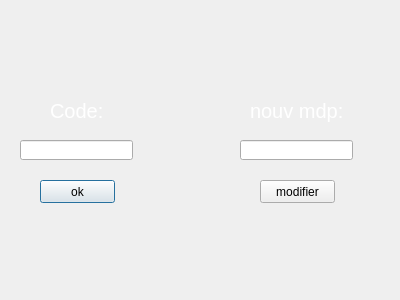
<?xml version="1.0" encoding="UTF-8"?>
<ui version="4.0">
 <class>mdp_oub</class>
 <widget class="QDialog" name="mdp_oub">
  <property name="geometry">
   <rect>
    <x>0</x>
    <y>0</y>
    <width>400</width>
    <height>300</height>
   </rect>
  </property>
  <property name="windowTitle">
   <string>Dialog</string>
  </property>
  <widget class="QLineEdit" name="le_code">
   <property name="geometry">
    <rect>
     <x>20</x>
     <y>140</y>
     <width>113</width>
     <height>20</height>
    </rect>
   </property>
  </widget>
  <widget class="QPushButton" name="pushButton">
   <property name="geometry">
    <rect>
     <x>40</x>
     <y>180</y>
     <width>75</width>
     <height>23</height>
    </rect>
   </property>
   <property name="text">
    <string>ok</string>
   </property>
  </widget>
  <widget class="QLineEdit" name="nouv">
   <property name="geometry">
    <rect>
     <x>240</x>
     <y>140</y>
     <width>113</width>
     <height>20</height>
    </rect>
   </property>
  </widget>
  <widget class="QPushButton" name="pushButton_2">
   <property name="geometry">
    <rect>
     <x>260</x>
     <y>180</y>
     <width>75</width>
     <height>23</height>
    </rect>
   </property>
   <property name="text">
    <string>modifier</string>
   </property>
  </widget>
  <widget class="QLabel" name="label_33">
   <property name="enabled">
    <bool>true</bool>
   </property>
   <property name="geometry">
    <rect>
     <x>-10</x>
     <y>0</y>
     <width>1261</width>
     <height>711</height>
    </rect>
   </property>
   <property name="text">
    <string/>
   </property>
   <property name="pixmap">
    <pixmap>../../../../../background.png</pixmap>
   </property>
   <property name="scaledContents">
    <bool>true</bool>
   </property>
  </widget>
  <widget class="QLabel" name="label_11">
   <property name="geometry">
    <rect>
     <x>50</x>
     <y>90</y>
     <width>121</width>
     <height>41</height>
    </rect>
   </property>
   <property name="palette">
    <palette>
     <active>
      <colorrole role="WindowText">
       <brush brushstyle="SolidPattern">
        <color alpha="255">
         <red>255</red>
         <green>255</green>
         <blue>255</blue>
        </color>
       </brush>
      </colorrole>
      <colorrole role="Button">
       <brush brushstyle="SolidPattern">
        <color alpha="0">
         <red>0</red>
         <green>0</green>
         <blue>0</blue>
        </color>
       </brush>
      </colorrole>
      <colorrole role="Text">
       <brush brushstyle="SolidPattern">
        <color alpha="255">
         <red>255</red>
         <green>255</green>
         <blue>255</blue>
        </color>
       </brush>
      </colorrole>
      <colorrole role="ButtonText">
       <brush brushstyle="SolidPattern">
        <color alpha="255">
         <red>255</red>
         <green>255</green>
         <blue>255</blue>
        </color>
       </brush>
      </colorrole>
      <colorrole role="Base">
       <brush brushstyle="SolidPattern">
        <color alpha="0">
         <red>0</red>
         <green>0</green>
         <blue>0</blue>
        </color>
       </brush>
      </colorrole>
      <colorrole role="Window">
       <brush brushstyle="SolidPattern">
        <color alpha="0">
         <red>0</red>
         <green>0</green>
         <blue>0</blue>
        </color>
       </brush>
      </colorrole>
      <colorrole role="PlaceholderText">
       <brush brushstyle="SolidPattern">
        <color alpha="128">
         <red>255</red>
         <green>255</green>
         <blue>255</blue>
        </color>
       </brush>
      </colorrole>
     </active>
     <inactive>
      <colorrole role="WindowText">
       <brush brushstyle="SolidPattern">
        <color alpha="255">
         <red>255</red>
         <green>255</green>
         <blue>255</blue>
        </color>
       </brush>
      </colorrole>
      <colorrole role="Button">
       <brush brushstyle="SolidPattern">
        <color alpha="0">
         <red>0</red>
         <green>0</green>
         <blue>0</blue>
        </color>
       </brush>
      </colorrole>
      <colorrole role="Text">
       <brush brushstyle="SolidPattern">
        <color alpha="255">
         <red>255</red>
         <green>255</green>
         <blue>255</blue>
        </color>
       </brush>
      </colorrole>
      <colorrole role="ButtonText">
       <brush brushstyle="SolidPattern">
        <color alpha="255">
         <red>255</red>
         <green>255</green>
         <blue>255</blue>
        </color>
       </brush>
      </colorrole>
      <colorrole role="Base">
       <brush brushstyle="SolidPattern">
        <color alpha="0">
         <red>0</red>
         <green>0</green>
         <blue>0</blue>
        </color>
       </brush>
      </colorrole>
      <colorrole role="Window">
       <brush brushstyle="SolidPattern">
        <color alpha="0">
         <red>0</red>
         <green>0</green>
         <blue>0</blue>
        </color>
       </brush>
      </colorrole>
      <colorrole role="PlaceholderText">
       <brush brushstyle="SolidPattern">
        <color alpha="128">
         <red>255</red>
         <green>255</green>
         <blue>255</blue>
        </color>
       </brush>
      </colorrole>
     </inactive>
     <disabled>
      <colorrole role="WindowText">
       <brush brushstyle="SolidPattern">
        <color alpha="255">
         <red>255</red>
         <green>255</green>
         <blue>255</blue>
        </color>
       </brush>
      </colorrole>
      <colorrole role="Button">
       <brush brushstyle="SolidPattern">
        <color alpha="0">
         <red>0</red>
         <green>0</green>
         <blue>0</blue>
        </color>
       </brush>
      </colorrole>
      <colorrole role="Text">
       <brush brushstyle="SolidPattern">
        <color alpha="255">
         <red>255</red>
         <green>255</green>
         <blue>255</blue>
        </color>
       </brush>
      </colorrole>
      <colorrole role="ButtonText">
       <brush brushstyle="SolidPattern">
        <color alpha="255">
         <red>255</red>
         <green>255</green>
         <blue>255</blue>
        </color>
       </brush>
      </colorrole>
      <colorrole role="Base">
       <brush brushstyle="SolidPattern">
        <color alpha="0">
         <red>0</red>
         <green>0</green>
         <blue>0</blue>
        </color>
       </brush>
      </colorrole>
      <colorrole role="Window">
       <brush brushstyle="SolidPattern">
        <color alpha="0">
         <red>0</red>
         <green>0</green>
         <blue>0</blue>
        </color>
       </brush>
      </colorrole>
      <colorrole role="PlaceholderText">
       <brush brushstyle="SolidPattern">
        <color alpha="128">
         <red>0</red>
         <green>0</green>
         <blue>0</blue>
        </color>
       </brush>
      </colorrole>
     </disabled>
    </palette>
   </property>
   <property name="font">
    <font>
     <family>MS Shell Dlg 2</family>
     <pointsize>15</pointsize>
     <weight>50</weight>
     <italic>false</italic>
     <bold>false</bold>
    </font>
   </property>
   <property name="text">
    <string>Code:</string>
   </property>
  </widget>
  <widget class="QLabel" name="label_12">
   <property name="geometry">
    <rect>
     <x>250</x>
     <y>90</y>
     <width>121</width>
     <height>41</height>
    </rect>
   </property>
   <property name="palette">
    <palette>
     <active>
      <colorrole role="WindowText">
       <brush brushstyle="SolidPattern">
        <color alpha="255">
         <red>255</red>
         <green>255</green>
         <blue>255</blue>
        </color>
       </brush>
      </colorrole>
      <colorrole role="Button">
       <brush brushstyle="SolidPattern">
        <color alpha="0">
         <red>0</red>
         <green>0</green>
         <blue>0</blue>
        </color>
       </brush>
      </colorrole>
      <colorrole role="Text">
       <brush brushstyle="SolidPattern">
        <color alpha="255">
         <red>255</red>
         <green>255</green>
         <blue>255</blue>
        </color>
       </brush>
      </colorrole>
      <colorrole role="ButtonText">
       <brush brushstyle="SolidPattern">
        <color alpha="255">
         <red>255</red>
         <green>255</green>
         <blue>255</blue>
        </color>
       </brush>
      </colorrole>
      <colorrole role="Base">
       <brush brushstyle="SolidPattern">
        <color alpha="0">
         <red>0</red>
         <green>0</green>
         <blue>0</blue>
        </color>
       </brush>
      </colorrole>
      <colorrole role="Window">
       <brush brushstyle="SolidPattern">
        <color alpha="0">
         <red>0</red>
         <green>0</green>
         <blue>0</blue>
        </color>
       </brush>
      </colorrole>
      <colorrole role="PlaceholderText">
       <brush brushstyle="SolidPattern">
        <color alpha="128">
         <red>255</red>
         <green>255</green>
         <blue>255</blue>
        </color>
       </brush>
      </colorrole>
     </active>
     <inactive>
      <colorrole role="WindowText">
       <brush brushstyle="SolidPattern">
        <color alpha="255">
         <red>255</red>
         <green>255</green>
         <blue>255</blue>
        </color>
       </brush>
      </colorrole>
      <colorrole role="Button">
       <brush brushstyle="SolidPattern">
        <color alpha="0">
         <red>0</red>
         <green>0</green>
         <blue>0</blue>
        </color>
       </brush>
      </colorrole>
      <colorrole role="Text">
       <brush brushstyle="SolidPattern">
        <color alpha="255">
         <red>255</red>
         <green>255</green>
         <blue>255</blue>
        </color>
       </brush>
      </colorrole>
      <colorrole role="ButtonText">
       <brush brushstyle="SolidPattern">
        <color alpha="255">
         <red>255</red>
         <green>255</green>
         <blue>255</blue>
        </color>
       </brush>
      </colorrole>
      <colorrole role="Base">
       <brush brushstyle="SolidPattern">
        <color alpha="0">
         <red>0</red>
         <green>0</green>
         <blue>0</blue>
        </color>
       </brush>
      </colorrole>
      <colorrole role="Window">
       <brush brushstyle="SolidPattern">
        <color alpha="0">
         <red>0</red>
         <green>0</green>
         <blue>0</blue>
        </color>
       </brush>
      </colorrole>
      <colorrole role="PlaceholderText">
       <brush brushstyle="SolidPattern">
        <color alpha="128">
         <red>255</red>
         <green>255</green>
         <blue>255</blue>
        </color>
       </brush>
      </colorrole>
     </inactive>
     <disabled>
      <colorrole role="WindowText">
       <brush brushstyle="SolidPattern">
        <color alpha="255">
         <red>255</red>
         <green>255</green>
         <blue>255</blue>
        </color>
       </brush>
      </colorrole>
      <colorrole role="Button">
       <brush brushstyle="SolidPattern">
        <color alpha="0">
         <red>0</red>
         <green>0</green>
         <blue>0</blue>
        </color>
       </brush>
      </colorrole>
      <colorrole role="Text">
       <brush brushstyle="SolidPattern">
        <color alpha="255">
         <red>255</red>
         <green>255</green>
         <blue>255</blue>
        </color>
       </brush>
      </colorrole>
      <colorrole role="ButtonText">
       <brush brushstyle="SolidPattern">
        <color alpha="255">
         <red>255</red>
         <green>255</green>
         <blue>255</blue>
        </color>
       </brush>
      </colorrole>
      <colorrole role="Base">
       <brush brushstyle="SolidPattern">
        <color alpha="0">
         <red>0</red>
         <green>0</green>
         <blue>0</blue>
        </color>
       </brush>
      </colorrole>
      <colorrole role="Window">
       <brush brushstyle="SolidPattern">
        <color alpha="0">
         <red>0</red>
         <green>0</green>
         <blue>0</blue>
        </color>
       </brush>
      </colorrole>
      <colorrole role="PlaceholderText">
       <brush brushstyle="SolidPattern">
        <color alpha="128">
         <red>0</red>
         <green>0</green>
         <blue>0</blue>
        </color>
       </brush>
      </colorrole>
     </disabled>
    </palette>
   </property>
   <property name="font">
    <font>
     <family>MS Shell Dlg 2</family>
     <pointsize>15</pointsize>
     <weight>50</weight>
     <italic>false</italic>
     <bold>false</bold>
    </font>
   </property>
   <property name="text">
    <string>nouv mdp:</string>
   </property>
  </widget>
  <zorder>label_33</zorder>
  <zorder>le_code</zorder>
  <zorder>pushButton</zorder>
  <zorder>nouv</zorder>
  <zorder>pushButton_2</zorder>
  <zorder>label_11</zorder>
  <zorder>label_12</zorder>
 </widget>
 <resources/>
 <connections/>
</ui>
